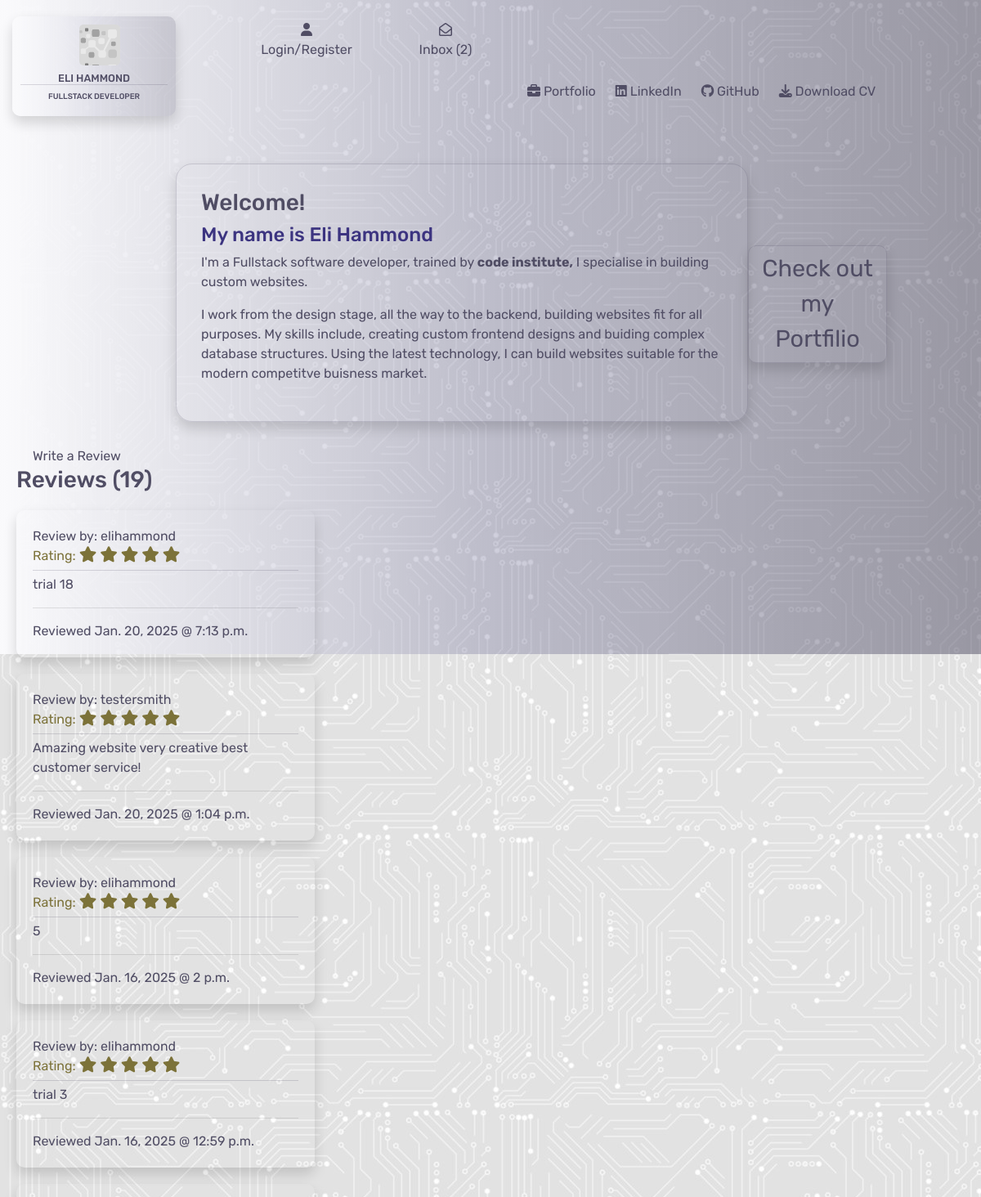
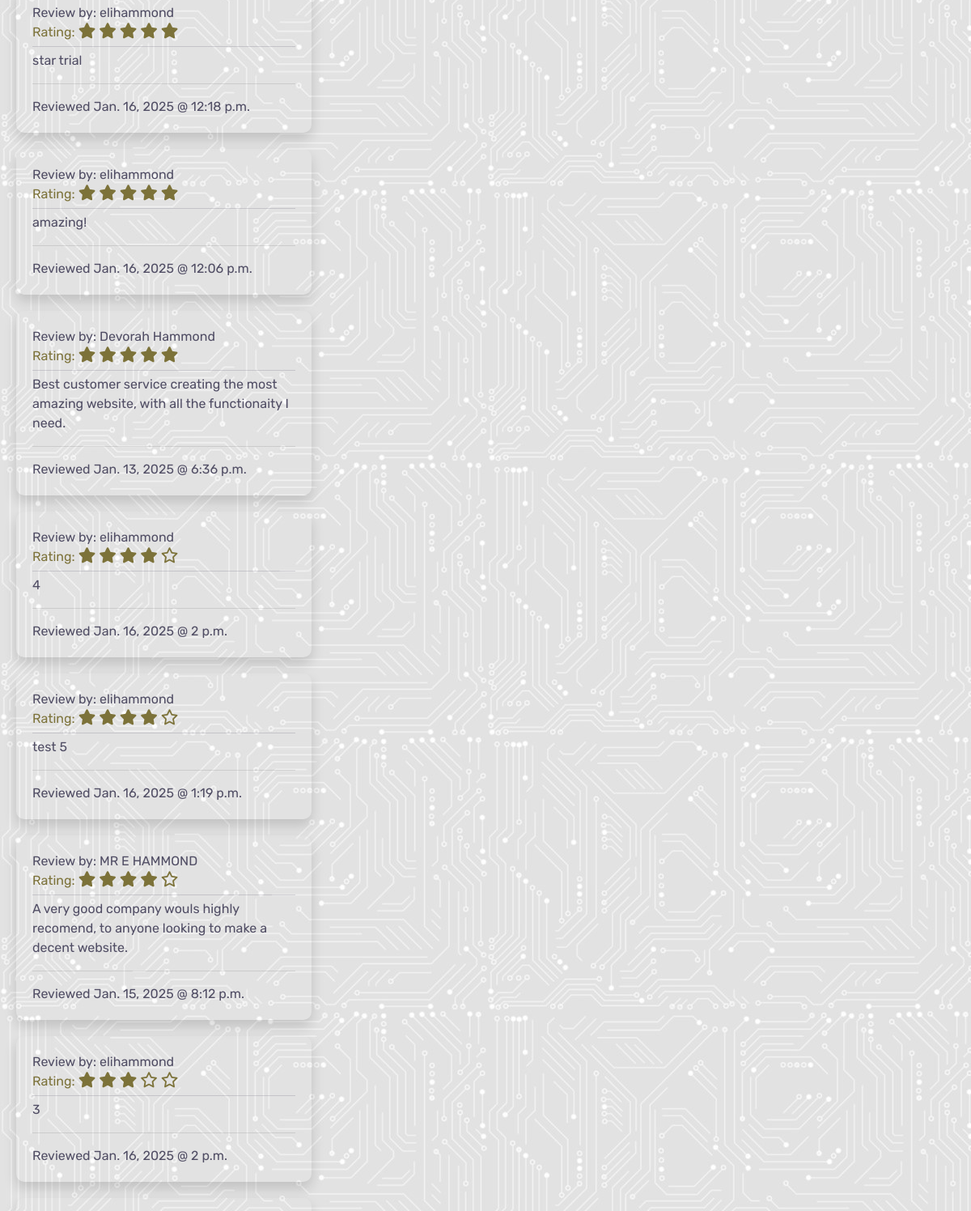
Before: / (upper part) with the older database file (2 pictures, top to bottom).
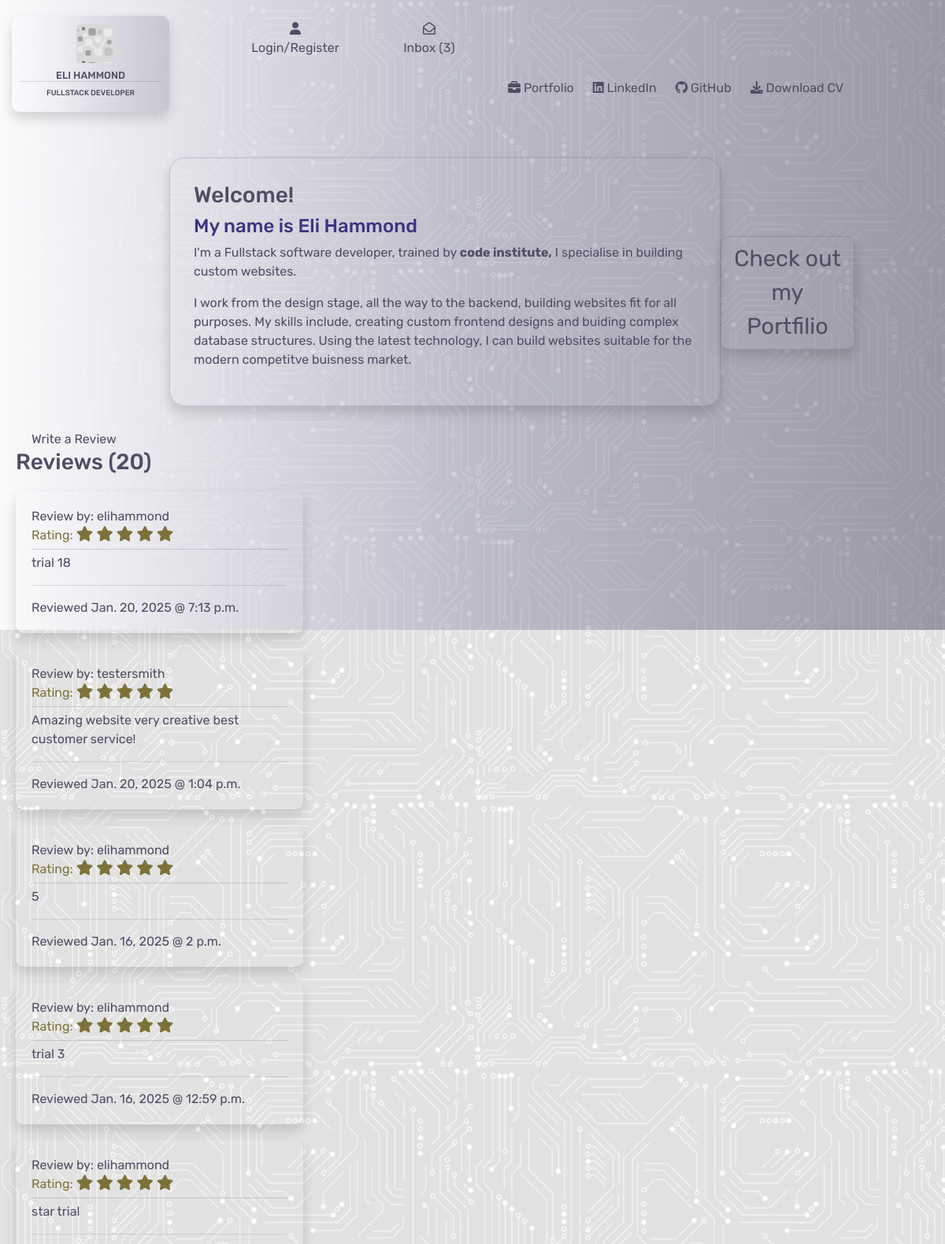
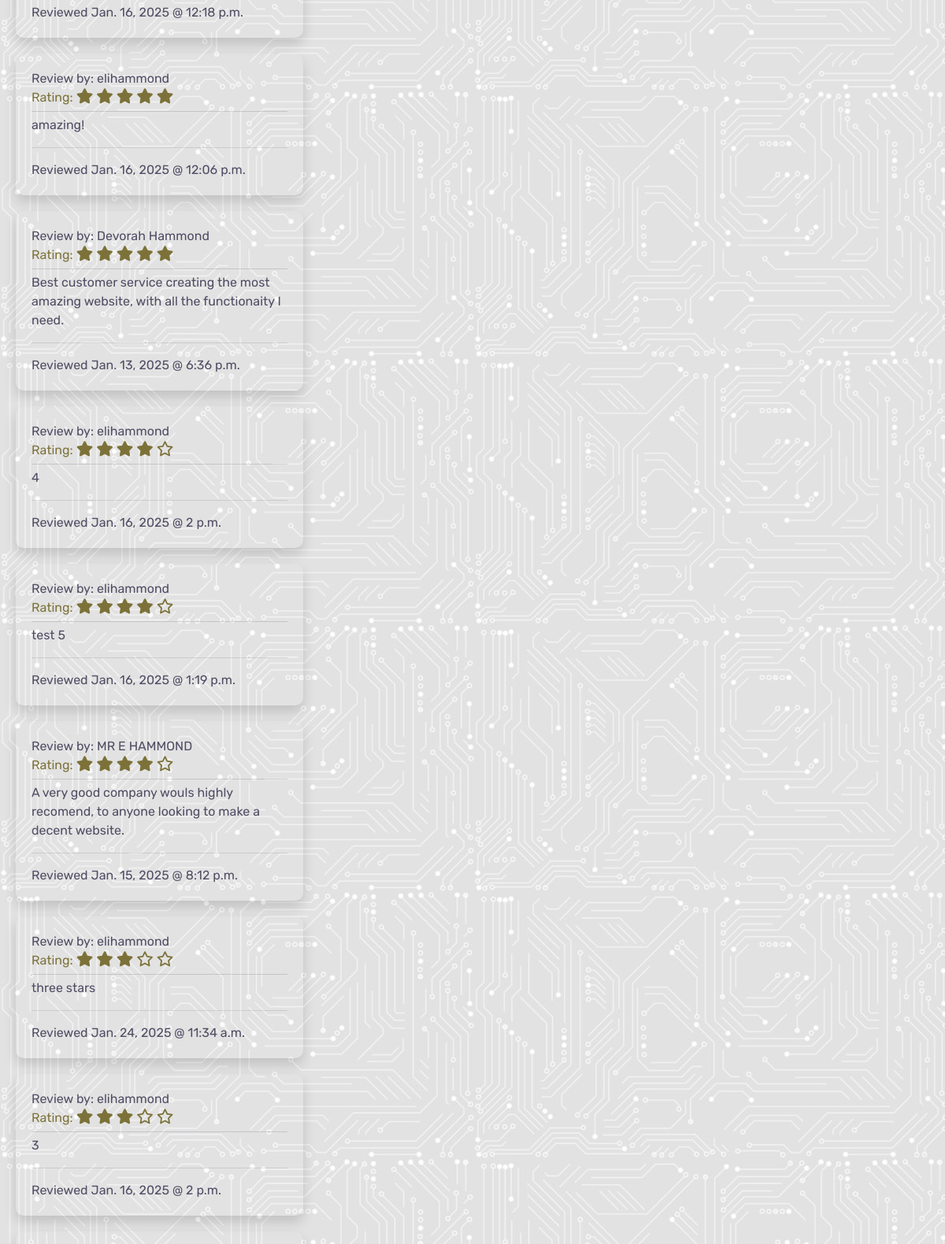
After: the same page with the newer database file (2 pictures, top to bottom).
### home/models.py (models this page shows)
class Reviews(models.Model):
    class Meta:
        verbose_name_plural = "Reviews"
    name = models.CharField(max_length=254)
    rating = models.IntegerField(default=1,
                                 choices=((i, i) for i in range(1, 6)))
    review = models.TextField(max_length=600, null=True, blank=True)
    date = models.DateField(auto_now=True)
    time = models.TimeField(auto_now=True)

### home/views.py (the view)
# urls.py: path('', views.index, name='home'),
def index(request):
    reviews = Reviews.objects.all().order_by('-rating', '-date', '-time')
    context = {
        'reviews': reviews,
    }
    return render(request, 'home/index.html', context)

### contacts/contexts.py (called while the page is built)
def contacts_inbox(request):
    inbox = Contacts.objects.all()
    unread_messages = Contacts.objects.filter(read=False).count()
    print(unread_messages)
    message_count = len(inbox)
    context = {
        'inbox': inbox,
        'message_count': message_count,
        'unread_messages': unread_messages
    }
    return context

### home/templates/home/index.html (shortened to what this page needs)
{% extends "base.html" %}
{% load static %}
{% block content %}
<div class="container-fluid">
    <div class="row">
        <div class="col-md-2">
        </div>
        <div class="col-md-8">
            <div class="info-box shadow">
                <h3>Welcome!</h3>
                <h4 class="sub-header">My name is Eli Hammond</h4>
                <p>I'm a Fullstack software developer, trained by
                    <span class="ci-link"><a href="https://codeinstitute.net/" target="_blank"> code institute,</a></span> I specialise in building custom websites.</p>
                <p>I work from the design stage, all the way to the backend, building websites fit for all purposes. My skills include, creating custom frontend designs and buiding complex database structures. Using the latest technology, I can build websites suitable for the modern competitve buisness market.</p>
            </div>
        </div>
        <div class="col-md-2">
            <div class="btn porfolio-btn shadow"><a href="{% url 'portfolio' %}">Check out my Portfilio</a></div>
        </div>
    </div>
    <div class="row">
        <div class="col-4 review-section">
            <a href="{% url 'create_review' %}" class="button add-edit-button">Write a Review</a>
            <h3>Reviews ({{ reviews.count }})</h3>
            {% for review in reviews %}
            <div class="user-review shadow">
                <div>
                    Review by: {{ review.name }}
                </div>
                <div class="review-stars">
                    Rating:
                    {% if review.rating == 1 %}
                    <i class="fa-solid fa-star"></i>
                    <i class="fa-regular fa-star"></i>
                    <i class="fa-regular fa-star"></i>
                    <i class="fa-regular fa-star"></i>
                    <i class="fa-regular fa-star"></i>
                {% elif review.rating == 2 %}
                    <i class="fa-solid fa-star"></i>
                    <i class="fa-solid fa-star"></i>
                    <i class="fa-regular fa-star"></i>
                    <i class="fa-regular fa-star"></i>
                    <i class="fa-regular fa-star"></i>
                {% elif review.rating == 3 %}
                    <i class="fa-solid fa-star"></i>
                    <i class="fa-solid fa-star"></i>
                    <i class="fa-solid fa-star"></i>
                    <i class="fa-regular fa-star"></i>
                    <i class="fa-regular fa-star"></i>
                {% elif review.rating == 4 %}
                    <i class="fa-solid fa-star"></i>
                    <i class="fa-solid fa-star"></i>
                    <i class="fa-solid fa-star"></i>
                    <i class="fa-solid fa-star"></i>
                    <i class="fa-regular fa-star"></i>
                {% else %}
                    <i class="fa-solid fa-star"></i>
                    <i class="fa-solid fa-star"></i>
                    <i class="fa-solid fa-star"></i>
                    <i class="fa-solid fa-star"></i>
                    <i class="fa-solid fa-star"></i>
                {% endif %}
                </div>
                    <div class="review">{{ review.review }}</div>
                    <hr>
                    <div class="time-date">
                        Reviewed {{ review.date }} @ {{ review.time }}
                    </div>
            </div>
            {% endfor %}
        </div>
        <div class="col-8"></div>
    </div>
</div>
{% endblock %}

Changed rows visible on the page:
added Reviews: name "elihammond", rating 3 (drawn), review "three stars", date "Jan. 24, 2025", time "11:34 a.m."
Other visible differences:
{{ unread_messages }}: "2" → "3"
{{ reviews.count }}: "19" → "20"
